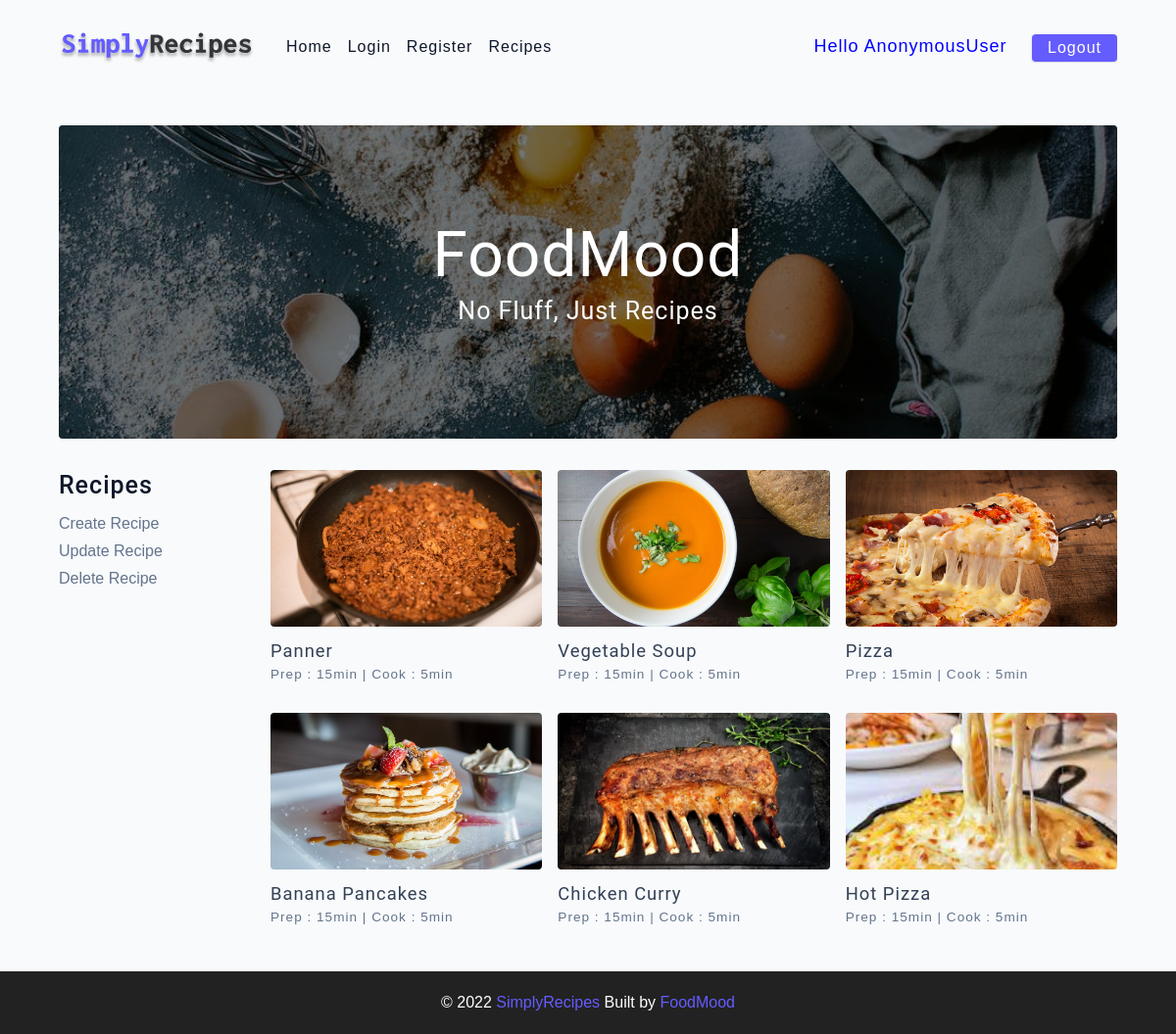
The page / on the database its author committed.
### app/models.py (models this page shows, shortened)
class FoodRecipe(models.Model):
    recipe_name = models.CharField(max_length=122,null=True,blank=True)
    ingredient = models.TextField(null=True,blank=True,help_text="Ingredient used for making recipe")
    description = models.TextField(null=True,blank=True,help_text="Description used for making recipe")
    category = models.CharField(max_length=22,choices=CATEGORY_CHOICE)
    recipe_image = models.ImageField(upload_to='recipeimg')

### app/views.py (the view)
# urls.py: path('',views.ProductView.as_view(), name="home"),
class ProductView(View):
    def get(self,request):
        veg =FoodRecipe.objects.filter(category='VR')
        nonveg =FoodRecipe.objects.filter(category='NVR')
        other = FoodRecipe.objects.filter(category='O')
        return render(request,'index.html',{'veg':veg,'nonveg':nonveg,'other':other})

### app/templates/index.html (shortened to what this page needs)
{% extends "base.html" %}
{% load static %}
{% block main-content %}
    <main class="page">
      <header class="hero">
        <div class="hero-container">
          <div class="hero-text">
            <h1>FoodMood</h1>
            <h4>no fluff, just recipes</h4>
          </div>
        </div>
      </header>
      <section class="recipes-container">
        <div class="tags-container">
          <h4>recipes</h4>
          <div class="tags-list">
            <a href="{% url 'create_recipe' %}">Create Recipe</a>
            <a href='{% url "update_recipe" 2 %}'>Update Recipe</a>
            <a href="{% url 'delete_recipe' 5 %}">Delete Recipe</a>
          </div>
        </div>
        <div class="recipes-list">
          {% for i in veg  %}
            <a href="{% url 'recipe-detail' i.id %}" class="recipe">
            <img
              src="{{i.recipe_image.url}}"
              class="img recipe-img"
              alt=""
            />
            <h5>{{i.recipe_name}}</h5>
            <p>Prep : 15min | Cook : 5min</p>
          </a>
          {% endfor %}
          {% for nv in nonveg %}
         <a href="{% url 'recipe-detail' nv.id %}" class="recipe">
            <img
              src="{{nv.recipe_image.url}}"
              class="img recipe-img"
              alt=""
            />
            <h5>{{nv.recipe_name}}</h5>
            <p>Prep : 15min | Cook : 5min</p>
          </a>
          {% endfor %}
          {% for o in other %}
          <a href="{% url 'recipe-detail' o.id %}" class="recipe">
            <img
              src="{{o.recipe_image.url}}"
              class="img recipe-img"
              alt=""
            />
            <h5>{{o.recipe_name}}</h5>
            <p>Prep : 15min | Cook : 5min</p>
          </a>
          {% endfor %}
          </div>
      </section>
    </main>
{% endblock main-content %}

### app/templates/base.html (shortened to what this page needs)
{% load static %}
<!DOCTYPE html>
<html lang="en">
  <head>
    <link rel="stylesheet" href='{% static "./css/normalize.css" %}' />
    <link
      rel="stylesheet"
      href="https://cdnjs.cloudflare.com/ajax/libs/font-awesome/5.14.0/css/all.min.css"
    />
    <link rel="stylesheet" href="https://stackpath.bootstrapcdn.com/bootstrap/4.1.3/css/bootstrap.min.css">
	<link rel="stylesheet" href="https://use.fontawesome.com/releases/v5.6.1/css/all.css">
    <link rel="stylesheet" href='{% static "./css/main.css" %}' />
  </head>
  <body>
    <nav class="navbar">
      <div class="nav-center">
        <div class="nav-header">
          <a href="/" class="nav-logo">
            <img src='{% static "./assets/logo.svg" %}' alt="simply recipes" />
          </a>
        </div>
        <div class="nav-links">
          <a href="/" class="nav-link"> home </a>
          <a href="{% url 'login' %}" class="nav-link"> login </a>
          <a href="{% url 'register' %}" class="nav-link"> register </a>
          <a href="{% url 'recipe' %}" class="nav-link"> recipes </a>
          <div class="nav-link contact-link">
            <span class="hello-msg" style="font-size: 18px; color:blue ;margin-right:20px;">Hello {{request.user}}</span>
            <a href="{% url 'logout' %}" class="btn"> logout </a>
          </div>
        </div>
      </div>
    </nav>
    {% block main-content %}
    {% endblock main-content %}
    <footer class="page-footer">
      <p>
        &copy; <span id="date"></span>
        <span class="footer-logo">SimplyRecipes</span> Built by
        <a href="/">FoodMood</a>
      </p>
    </footer>
  </body>
</html>

### rows shown on the page
FoodRecipe: recipe_image (picture), recipe_name "Panner"
FoodRecipe: recipe_image (picture), recipe_name "Vegetable Soup"
FoodRecipe: recipe_image (picture), recipe_name "Pizza"
FoodRecipe: recipe_image (picture), recipe_name "Banana Pancakes"
FoodRecipe: recipe_image (picture), recipe_name "Chicken Curry"
FoodRecipe: recipe_image (picture), recipe_name "Hot Pizza"

### other values the page prints
{{ request.user }} "AnonymousUser"
